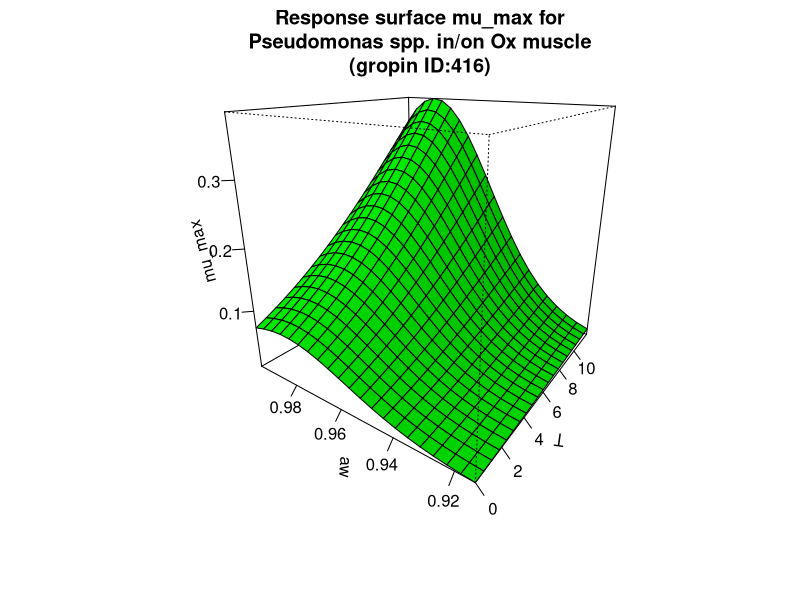

Write the R code that produced this figure.
#############################
# start of Parameter script
#############################
T <- seq(0,11.988011988012,length.out=21)
aw <- seq(0.913913,0.998001998001998,length.out=21)
#############################
# end of Parameter script
#############################
############################# 
# start of Model script Gropin ID 416 
#############################
 
# constant coefficients for this model
 
variables <- data.frame(T,aw)
argumentsPar <- expand.grid(variables)
 
# heart of the model
response_surface <- function(T,aw) {
   mumax <-exp(-919.54+1.6033*((10^5)/(T+273))-2.3784*((10^7)/((T+273)^2))+1317.7*aw-669*(aw^2))

return(mumax=mumax)
} 

# output parameters
mumax <- cbind(argumentsPar,response_surface(argumentsPar['T'],argumentsPar['aw']))
colnames(mumax) <- c(colnames(argumentsPar),'mumax')
#############################
# End of Model script
#############################
############################# 
# start of Visualisation script Gropin ID 416 
#############################
persp(T,aw,matrix(unlist(mumax$mumax),nrow=21),col = 'green',xlab='T',ylab='aw',zlab='mu_max',main='Response surface mu_max for
Pseudomonas spp. in/on Ox muscle
(gropin ID:416)',theta=305,phi=20,shade=0.25,ticktype = 'detailed')
#############################
# End of Visualisation script
#############################
